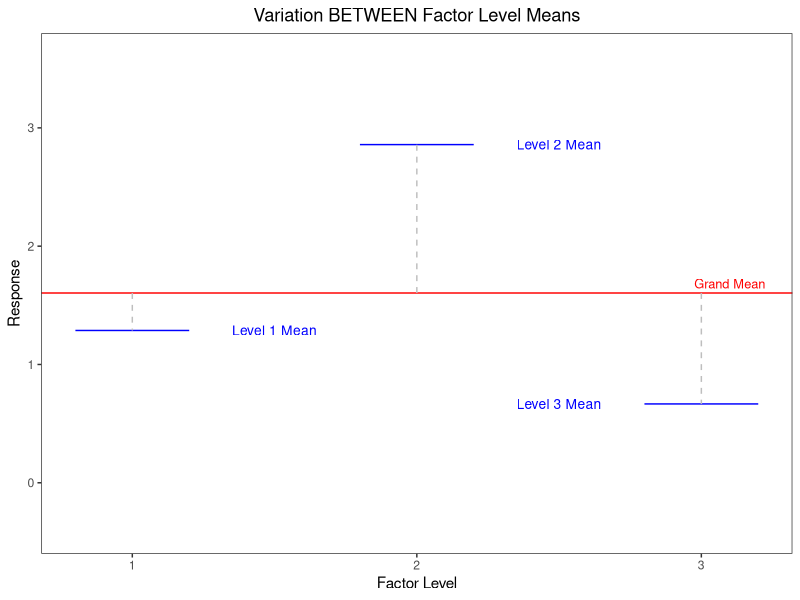
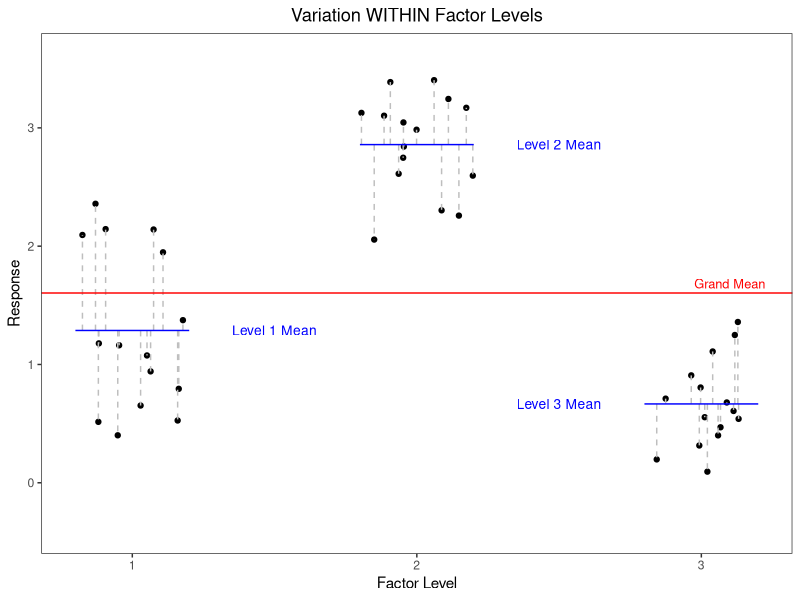

Reproduce these figures in R, in order.
## ---- chunk 1
#| label: setup
#| include: false

#
library(knitr)
library(tidyverse)
library(kableExtra)
## ---- chunk 2
#| include: false

library(tidyverse)
library(ggrepel)

set.seed(7)
response <- c(rnorm(15, mean = 1, sd = .5),
      rnorm(15, mean = 2.75, sd = .5),
      rnorm(15, mean = .75, sd = .5))
factor <- rep(c(1,2,3), each = 15 )

df <- tibble(response, factor)


df_means <- df |> group_by(factor) |> summarise(mean = mean(response)) 

df <- left_join(df, df_means)

## ---- chunk 3
#| code-fold: false
#| echo: false
#| column: page
#| layout-ncol: 2
#| label: fig-between_within
#| fig-cap: Between Group vs. Within Group
#| fig-subcap:
#|   - "Deviations to Get MS Treatment Factor"
#|   - "Deviations to Get MS Error"
##| fig-cap: Between Group vs. Within Group
##| fig-subcap:
##|  - "Deviations to Get MS Treatment Factor"
##|  - "Deviations to Get MS Error"


ggplot(data = df_means, mapping = aes(x = factor, y = mean)) + 
  #geom_point() +
  geom_segment(aes(x = factor - .2, xend = factor + .2,
                                    y = mean, yend = mean), color = "blue") +
  geom_hline(yintercept = mean(df$response), color = "red") +
  geom_segment(aes(x = factor, xend = factor,
                                    y = mean(df$response), yend = mean),
               color = "gray", linetype = "dashed") +
  theme_bw() +
  #geom_text_repel(aes(label = paste0("Mean of Level ", factor), box.padding = .4),color = "blue")
  annotate(geom = "text", x = 1.5, y = df_means$mean[1], label = "Level 1 Mean", color = "blue", size = 3.5) +
  annotate(geom = "text", x = 2.5, y = df_means$mean[2], label = "Level 2 Mean", color = "blue", size = 3.5) +
  annotate(geom = "text", x = 2.5, y = df_means$mean[3], label = "Level 3 Mean", color = "blue", size = 3.5) +
  annotate(geom = "text", x = 3.1, y = mean(df$response) + .08, color = "red", label = "Grand Mean", size = 3.25) +
  labs(y = "Response", title = "Variation BETWEEN Factor Level Means", x = "Factor Level")+
  theme(panel.grid = element_blank(),
        plot.title = element_text(hjust = .5)) +
  scale_x_continuous(breaks = 1:3, labels = scales::number_format(accuracy = 1)) +
  scale_y_continuous(breaks = 0:3, limits = c(-.4, 3.6), labels = scales::number_format(accuracy = 1))

        
ggplot(data = df, mapping = aes(x = factor, y = response)) + 
  geom_point(position = position_jitter(width = .2, seed = 1L)) +
  geom_linerange(position = position_jitter(width = .2, seed = 1L),
                 aes(x = factor, ymin = mean, ymax = response ),
                 color = "gray", linetype = "dashed") +
  geom_segment(data = df_means, aes(x = factor - .2, xend = factor + .2,
                                    y = mean, yend = mean), color = "blue") +
  geom_hline(yintercept = mean(df$response), color = "red") +
  #geom_segment(data = df_means, aes(x = factor, xend = factor,
  #                                  y = mean(df$response), yend = mean),
  #             color = "gray", linetype = "dashed") +
  theme_bw() +
  #geom_text_repel(aes(label = paste0("Mean of Level ", factor), box.padding = .4),color = "blue")
  annotate(geom = "text", x = 1.5, y = df_means$mean[1], label = "Level 1 Mean", color = "blue", size = 3.5) +
  annotate(geom = "text", x = 2.5, y = df_means$mean[2], label = "Level 2 Mean", color = "blue", size = 3.5) +
  annotate(geom = "text", x = 2.5, y = df_means$mean[3], label = "Level 3 Mean", color = "blue", size = 3.5) +
  annotate(geom = "text", x = 3.1, y = mean(df$response) + .08, color = "red", label = "Grand Mean", size = 3.25) +
  labs(y = "Response", title = "Variation WITHIN Factor Levels", x = "Factor Level")+
  theme(panel.grid = element_blank(),
        plot.title = element_text(hjust = .5)) +
  scale_x_continuous(breaks = 1:3, labels = scales::number_format(accuracy = 1))+
  scale_y_continuous(breaks = 0:3, limits = c(-.4, 3.6), labels = scales::number_format(accuracy = 1))
